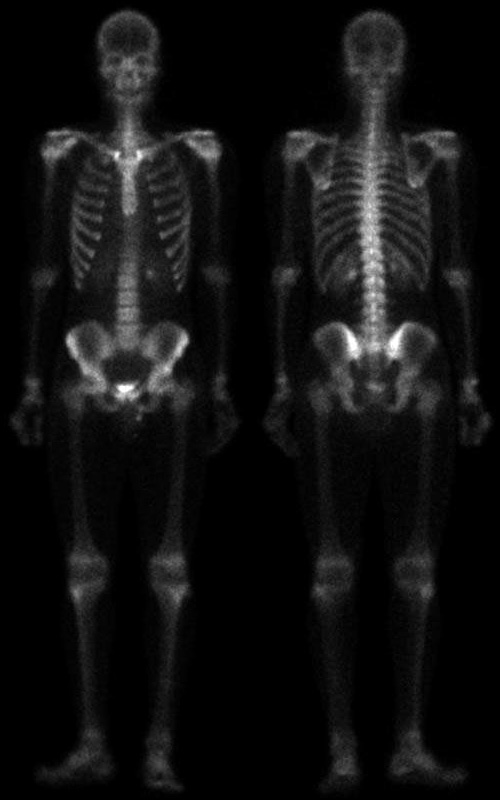
//> input picture Fig0343(a)(skeleton_orig).tif, 500 x 800 px
$ ./project   (built with g++ and OpenCV 4)
//> lines starting //> are read from the running program, lines starting //| are printed output that depends on the picture
#include<opencv2/core/core.hpp>
#include<opencv2/highgui/highgui.hpp>
#include "opencv2/opencv.hpp"
#include<iostream>
#include<math.h>
using namespace std;
using namespace cv;

Mat matSrc,matDst,matLs,matadd,matsdst,matldst,matsmooth,matgsmooth,matunsharp,matProduct,matLaplace,matresult,matHistogramEqu,matgsharp,matend;


void init(String str){
	matSrc=imread(str,0);
	matDst=Mat(matSrc.size(),CV_8UC1);
	matldst=Mat(matSrc.size(),0);
	matLs=Mat(matSrc.size(),0);
	matadd=Mat(matSrc.size(),CV_8UC1);
	matsdst=Mat(matSrc.size(),CV_8UC1);
	matsmooth=Mat(matSrc.size(),CV_8UC1);
	matgsmooth=Mat(matSrc.size(),CV_8UC1);
	matunsharp=Mat(matSrc.size(),CV_8UC1);
	matProduct=Mat(matSrc.size(),CV_8UC1);
	matLaplace=Mat(matSrc.size(),CV_8UC1);
	matresult=Mat(matSrc.size(),CV_8UC1);
	matHistogramEqu=Mat(matSrc.size(),CV_8UC1);
	matgsharp=Mat(matSrc.size(),CV_8UC1);
	matend=Mat(matSrc.size(),CV_8UC1);
	imshow("input",matSrc);
	waitKey(0);


}
void showImage(String str,Mat mat){
	imshow(str,mat);
	waitKey(0);
}


void powerLawTrans(float gamma,Mat matin,Mat matout){    //RGB type is uchar
	for(int i=0;i<matDst.cols;i++)
		for(int j=0;j<matDst.rows;j++){
			matout.at<uchar>(j,i)=255*std::pow(matin.at<uchar>(j,i)/255.0,gamma);
		}
	imshow("powerLaw",matout);
	waitKey(0);
}
void logTrans(float grayLevel){
	for(int i=0;i<matDst.cols;i++)
		for(int j=0;j<matDst.rows;j++){
			matDst.at<uchar>(j,i)=(int)255*log(matSrc.at<uchar>(j,i)/255.0+grayLevel);
		}
	//cv::pow(matSrc,gamma,matDst);
	imshow("result",matDst);
	waitKey(0);


}

void smoothing_filt(int n,Mat matIn,Mat matOut){
	int sum=0;
	for(int i=1;i<matDst.cols;i++)
		for(int j=1;j<matDst.rows;j++){
			for(int k=i-1;k<i+n-1;k++)
				for(int z=j-1;z<j+n-1;z++){
					sum+=matIn.at<uchar>(z,k);
				}
			matOut.at<uchar>(j,i)=sum/(n*n);
			sum=0;
		}
	imshow("smooth Result",matOut);
	waitKey(0);

}

void laplace(){
	int value=0;
	double sum=0;
	double scale=0;
	int max=0,min=0;
	int index=0;
	int sumarray[matDst.cols*matDst.rows];
	for(int i=1;i<matDst.cols-1;i++)
		for(int j=1;j<matDst.rows-1;j++){

			for(int k=i-1;k<i+2;k++)
				for(int z=j-1;z<j+2;z++){

					if(z==j&&k==i)
						sum+=8*matSrc.at<uchar>(z,k);

					else
						sum-=matSrc.at<uchar>(z,k);


				}
			if(sum>max)
				max=sum;
			if(sum<min)
				min=sum;
			if(sum>255)
				sum=255;
			else if(sum<0)
				sum=0;
			matLaplace.at<uchar>(j,i)=sum;

			sumarray[index++]=sum;

			scale=0;
			sum=0;

		}
	index=0;
	for(int i=1;i<matDst.cols-1;i++)
		for(int j=1;j<matDst.rows-1;j++){
			scale=(sumarray[index++]-min)*255/(max-min);
			matDst.at<uchar>(j,i)=scale;
		}


	cout<<max<<endl<<min<<endl;
	imshow("Result",matDst);
	waitKey(0);
}

void add_sharpening(){
	int sum;
	for(int i=0;i<matDst.cols;i++)
		for(int j=0;j<matDst.rows;j++){
			sum=matLaplace.at<uchar>(j,i)+matSrc.at<uchar>(j,i);
			if(sum>255)
				sum=255;
			else if(sum<0)
				sum=0;
			matadd.at<uchar>(j,i)=sum;
		}
	imshow("add result",matadd);
}


void laplace_sharpening(Mat matin,Mat matout){
	int value=0;
	int sum=0;
	int result1,result2;
	for(int i=0;i<matDst.cols;i++)
		for(int j=0;j<matDst.rows;j++){
			value=matin.at<uchar>(j,i+1)+matin.at<uchar>(j,i-1)+matin.at<uchar>(j+1,i)+matin.at<uchar>(j-1,i)-4*matin.at<uchar>(j,i);
			result1=matin.at<uchar>(j,i)-value;
			if(result1>255)
				result1=255;
			else if(result1<0)
				result1=0;

			matout.at<uchar>(j,i)=result1;

		}
	imshow("laplace sharp",matout);
	waitKey(0);

}


void sobel_gradient(Mat matSrc,Mat matsdst){
	int sum1=0,sum2=0;
	int value;
	int scale=0;
	int min=0, max=0;
	int index=0;
	for(int i=1;i<matDst.cols-1;i++)
		for(int j=1;j<matDst.rows-1;j++){
			sum1+=matSrc.at<uchar>(j+1,i-1);
			sum1+=2*matSrc.at<uchar>(j+1,i);
			sum1+=matSrc.at<uchar>(j+1,i+1);
			sum1-=matSrc.at<uchar>(j-1,i-1);
			sum1-=2*matSrc.at<uchar>(j-1,i);
			sum1-=matSrc.at<uchar>(j-1,i+1);
			sum1=abs(sum1);
			sum2+=matSrc.at<uchar>(j-1,i+1);
			sum2+=2*matSrc.at<uchar>(j,i+1);
			sum2+=matSrc.at<uchar>(j+1,i+1);
			sum2-=matSrc.at<uchar>(j-1,i-1);
			sum2-=2*matSrc.at<uchar>(j,i-1);
			sum2-=matSrc.at<uchar>(j+1,i-1);
			sum2=abs(sum2);
			value=sum1+sum2;
			sum1=0;
			sum2=0;
			if(value>255)
				value=255;
			else if(value<0)
				value=0;

			matsdst.at<uchar>(j,i)=value;
		}
	index=0;


}

void unsharp(float k,Mat matIn,Mat matOut){

	smoothing_filt(5,matSrc,matsmooth);
	int value;
	for(int i=1;i<matDst.cols-1;i++)
		for(int j=1;j<matDst.rows-1;j++){

			value=matIn.at<uchar>(j,i)+k*(matsmooth.at<uchar>(j,i));
			if(value>255)
				value=255;
			else if(value<0)
				value=0;
			matOut.at<uchar>(j,i)=value;
		}

}


void product(Mat mat1,Mat mat2,Mat matOut){
	int value=0;
	int index;
	// [9 lines of commented-out code are left out]
	matOut=mat1.mul(mat2);
/*	mat1.convertTo(mat1,CV_32F);
	mat2.convertTo(mat2,CV_32F);
	gemm(mat1,mat2,1,new Mat(),0,matOut,0);*/


	showImage("product",matOut);

	}


void histogram_equ(int hisarray[],int total,Mat matin,Mat matout){
	Mat figure=Mat(Size(400,300),CV_8UC3);
	double pr[256]={0.0};
	double ps[256]={0.0};
	int hisEquArray[256]={0};
	double temp;
	int s[256]={0};
	int value;
	int max=0;
	for(int i=0;i<256;i++){     //claculate probability
		pr[i]=(double)hisarray[i]/total;
		temp+=pr[i];
		s[i]=cvRound(temp*255); //(L-1)*pr
		//	cout<<s[i]<<endl;
		//cout<<hisarray[i]<<endl;
		ps[s[i]]+=pr[i];

	}
	for(int i=0;i<matin.cols;i++)
		for(int j=0;j<matin.rows;j++){
			value=(int)matin.at<uchar>(j,i);
			value=s[value];
			matout.at<uchar>(j,i)=value;
		}

	for(int i=0;i<matin.cols;i++)
		for(int j=0;j<matin.rows;j++){

			hisEquArray[(int)matout.at<uchar>(j,i)]++;

		}
	for(int i=0;i<256;i++){
		if(hisEquArray[i]>max)
			max=hisEquArray[i];
		//		cout<<hisarray[i]<<endl;
	}
	//cout<<"max "<<max<<endl;
	int intensity;
	int scale=2;
	double bwidth=(double)figure.cols/256;
	double bheight=(double)figure.rows/max;
	for(int i=0;i<256;i++){
		rectangle(figure,Point(i*bwidth,figure.rows),Point((i+1)*bwidth,figure.rows-hisEquArray[i]*bheight),  Scalar(0,255),-1,8,0);

	}
	imshow("histogram equalize graph",figure);
	waitKey(0);
	imshow("histogram equalize",matout);
	waitKey(0);


}
void histogram(){
	int total=0,max=0;
	int hisarray[256]={0};
	Mat figure=Mat(Size(400,300),CV_8UC3);

	for(int i=0;i<matSrc.cols;i++)
		for(int j=0;j<matSrc.rows;j++){
			total++;
			hisarray[(int)matSrc.at<uchar>(j,i)]++;


		}


	for(int i=0;i<256;i++){
		if(hisarray[i]>max)
			max=hisarray[i];
		//		cout<<hisarray[i]<<endl;
	}
	cout<<"max "<<max<<endl;
	int intensity;
	int scale=2;
	double bwidth=(double)figure.cols/256;
	double bheight=(double)figure.rows/max;
	//	cout<<"   bbb"<<bwidth<<endl;
	for(int i=0;i<256;i++){
		rectangle(figure,Point(i*bwidth,figure.rows),Point((i+1)*bwidth,figure.rows-hisarray[i]*bheight),  Scalar(0,255),-1,8,0);

	}
	imshow("histogram graph",figure);
	waitKey(0);
	histogram_equ(hisarray,total,matSrc,matHistogramEqu);
}
void skeleton(){
	init("Fig0343(a)(skeleton_orig).tif");
//> in init, matSrc is the input picture: 800 rows x 500 cols, CV_8UC1; min 0, max 255, mean 17.2
	//init("p2test.tif");
	//powerLawTrans(1);
	histogram();
//> the loop in histogram, `for(int i=0;i<matSrc.cols;i++)` made 500 passes
//> total on passes 1 to 3: 800, 1600, 2400
//> after the loop in histogram, `for(int i=0;i<matSrc.cols;i++)`: total = 400000; hisarray = 256 values, max 164896 at index 0, min 1 at index 232, mean 1562.5
//> the loop in histogram, `for(int i=0;i<256;i++)` made 256 passes
//> max on pass 1: 164896
//> after the loop in histogram, `for(int i=0;i<256;i++)`: max = 164896
//| max 164896
//> in histogram, `double bheight=(double)figure.rows/max;`: bheight = 0.00182
//> the loop in histogram_equ, `for(int i=0;i<256;i++)` made 256 passes
//> temp on passes 1 to 3: 0.412, 0.433, 0.451
//> after the loop in histogram_equ, `for(int i=0;i<256;i++)`: pr = 256 values, max 0.412 at index 0, min 2.5e-06 at index 232, mean 0.00391; temp = 1; s = 256 values from 105 to 255; ps = 256 values, max 0.412 at index 105, min 0 at index 0, mean 0.00391
//> after the loop in histogram_equ, `for(int i=0;i<matin.cols;i++)`:
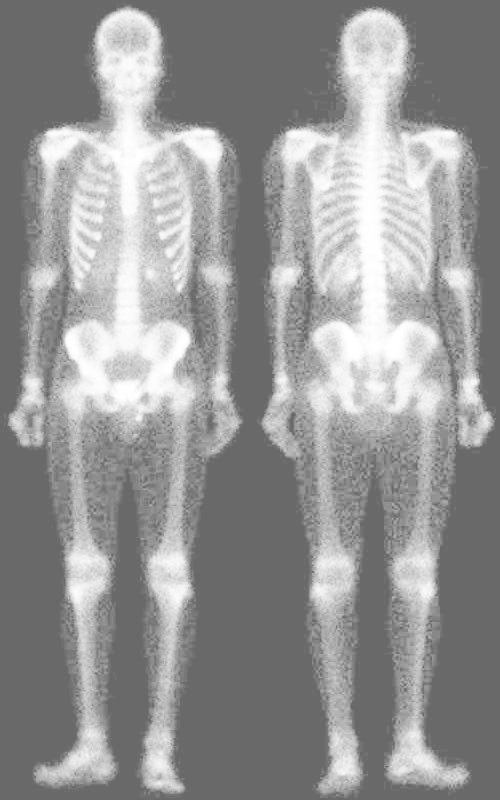
//> matout: 800 rows x 500 cols, CV_8UC1; min 105, max 255, mean 150
//> after the loop in histogram_equ, `for(int i=0;i<matin.cols;i++)`: value = 105
//> after the loop in histogram_equ, `for(int i=0;i<matin.cols;i++)`: hisEquArray = 256 values, max 164896 at index 105, min 0 at index 0, mean 1562.5
//> the loop in histogram_equ, `for(int i=0;i<256;i++)` made 256 passes
//> after the loop in histogram_equ, `for(int i=0;i<256;i++)`: max = 164896
//> in histogram_equ, `double bheight=(double)figure.rows/max;`: bheight = 0.00182
//> after the loop in histogram_equ, `for(int i=0;i<256;i++)`:
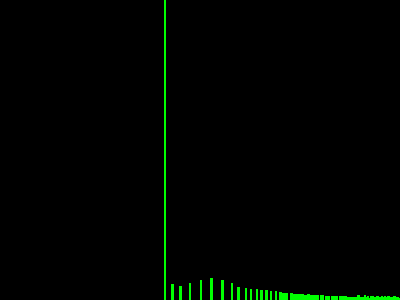
//> figure: 300 rows x 400 cols, CV_8UC3; mean B, G, R 0, 3.5, 0
	smoothing_filt(5,matSrc,matsmooth);
//> after the loop in smoothing_filt, `for(int i=1;i<matDst.cols;i++)`: sum = 0
	laplace();
//> the loop in laplace, `for(int i=1;i<matDst.cols-1;i++)` made 498 passes
//> (max, min, index) on passes 1 to 3: (7, -2, 798), (7, -3, 1596), (7, -9, 2394)
//> after the loop in laplace, `for(int i=1;i<matDst.cols-1;i++)`:
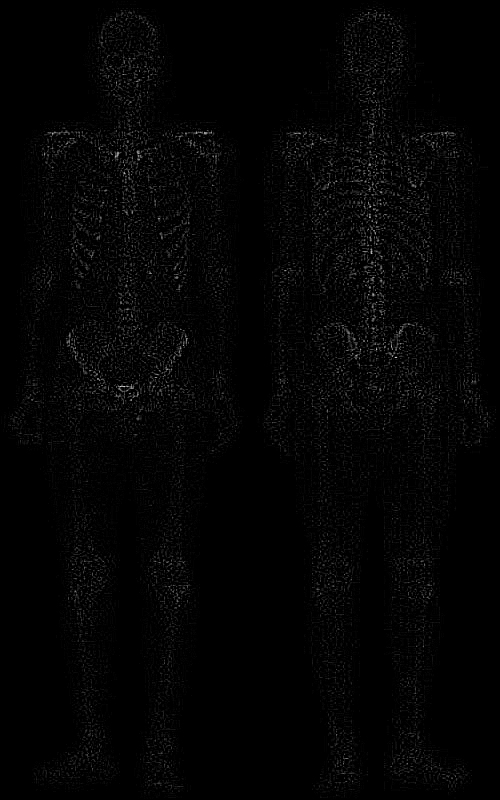
//> matLaplace: 800 rows x 500 cols, CV_8UC1; min 0, max 208, mean 4.2
//> after the loop in laplace, `for(int i=1;i<matDst.cols-1;i++)`: max = 208; min = -208; index = 397404; scale = 0
//> the loop in laplace, `for(int i=1;i<matDst.cols-1;i++)` made 498 passes
//> index on passes 1 to 3: 798, 1596, 2394
//> after the loop in laplace, `for(int i=1;i<matDst.cols-1;i++)`:
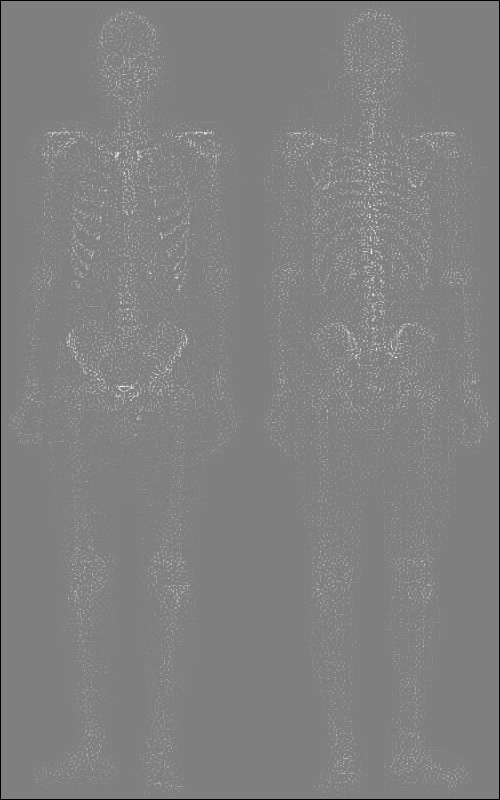
//> matDst: 800 rows x 500 cols, CV_8UC1; min 0, max 255, mean 128.7
//> after the loop in laplace, `for(int i=1;i<matDst.cols-1;i++)`: scale = 127; index = 397404
//| 208
//| -208
	laplace_sharpening(matSrc,matLs);
	add_sharpening();
	sobel_gradient(matSrc,matsdst);
	showImage("gradient image",matsdst);
	smoothing_filt(5,matsdst,matgsmooth);
	//sobel_gradient(matsmooth,matgsmooth);
	showImage("gradient smooth image",matgsmooth);
	laplace_sharpening(matgsmooth,matgsharp);
	unsharp(1,matgsmooth,matunsharp);
	showImage("unsharp",matunsharp);
	//product(matLs,matgsmooth,matProduct);
	laplace_sharpening(matunsharp,matgsharp);
	powerLawTrans(0.75,matgsharp,matresult);
//> after the loop in powerLawTrans, `for(int i=0;i<matDst.cols;i++)`:
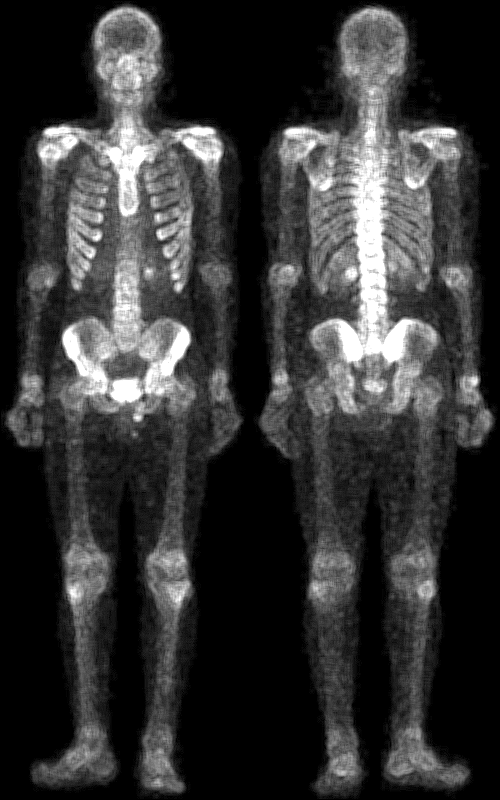
//> matout: 800 rows x 500 cols, CV_8UC1; min 0, max 255, mean 52.2
	laplace_sharpening(matresult,matend);


}

void test(){
	init("p2test.tif");
//> call 2 of init, with str = "p2test.tif"
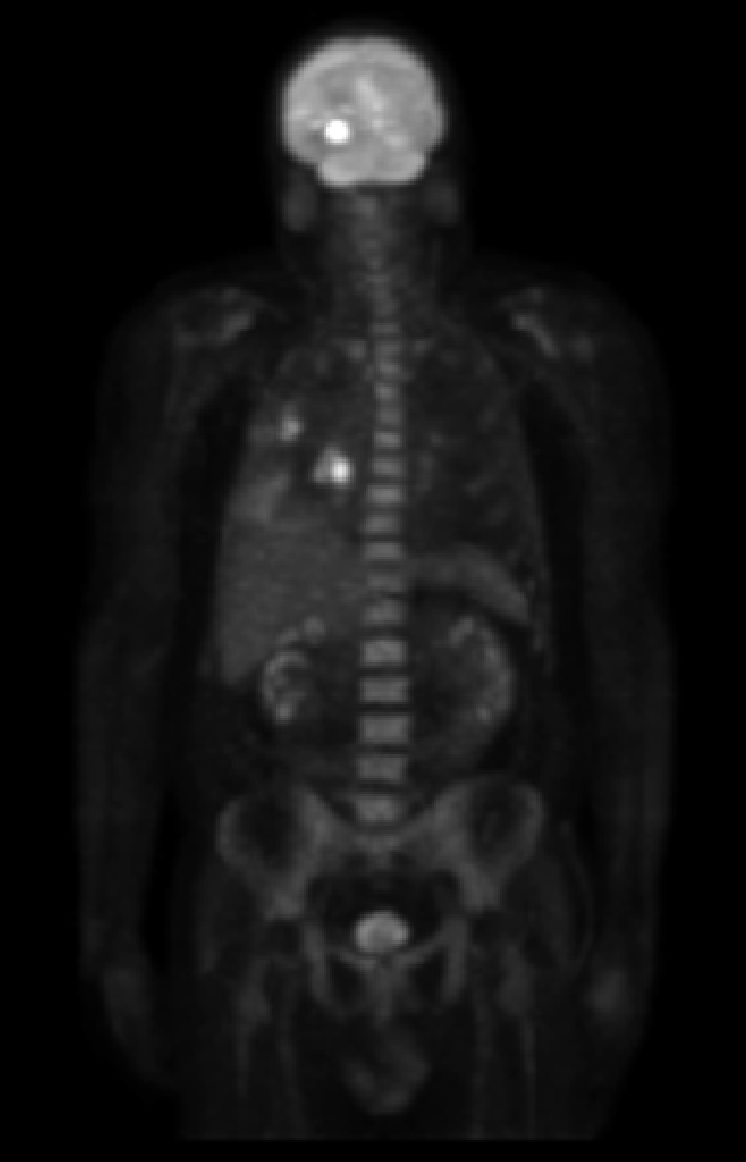
//> input picture p2test.tif, 746 x 1162 px
//> in init, matSrc is the input picture: 1162 rows x 746 cols, CV_8UC1; min 0, max 255, mean 19.4
	laplace_sharpening(matSrc,matLs);
	sobel_gradient(matLs,matsdst);
	showImage("gradient image",matsdst);
	smoothing_filt(5,matsdst,matgsmooth);
	unsharp(1,matgsmooth,matunsharp);
	powerLawTrans(0.6,matunsharp,matresult);
//> call 2 of powerLawTrans, with gamma = 0.6
//> after the loop in powerLawTrans (call 2), `for(int i=0;i<matDst.cols;i++)`:
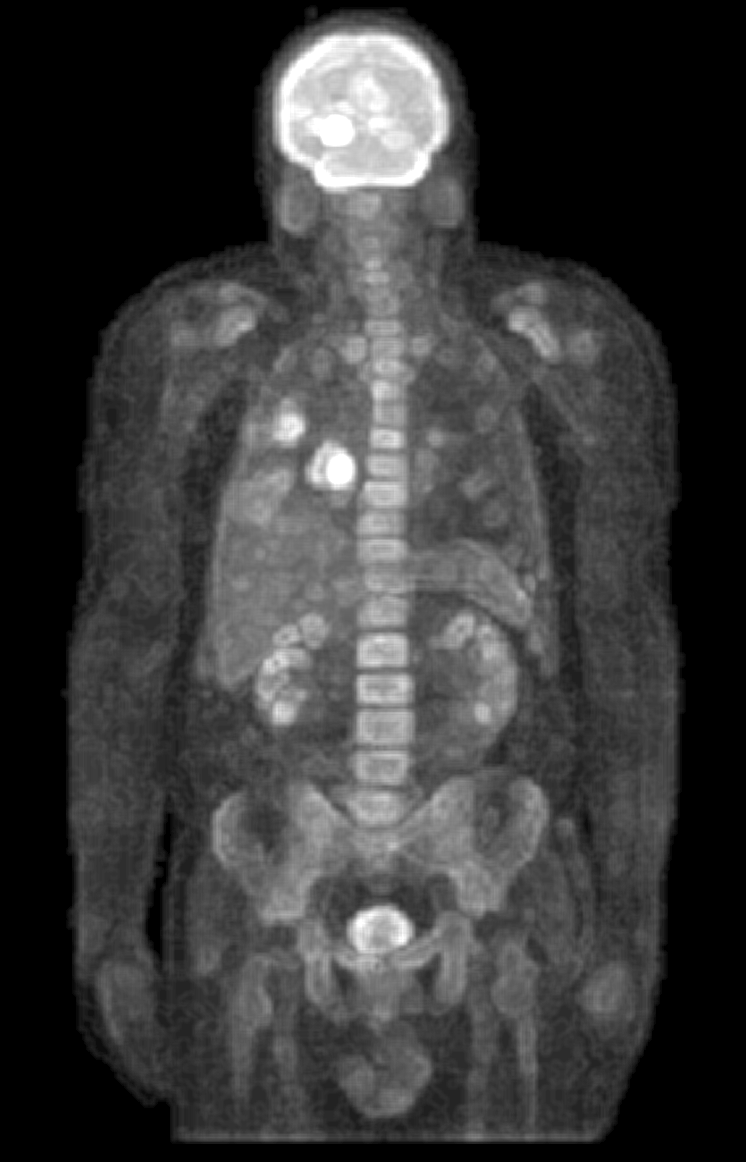
//> matout: 1162 rows x 746 cols, CV_8UC1; min 0, max 255, mean 57
	imwrite("testresult.tif",matresult);


}


int main(){
	float gamma;
	// [32 lines of commented-out code are left out]
	skeleton();
	test();


}
